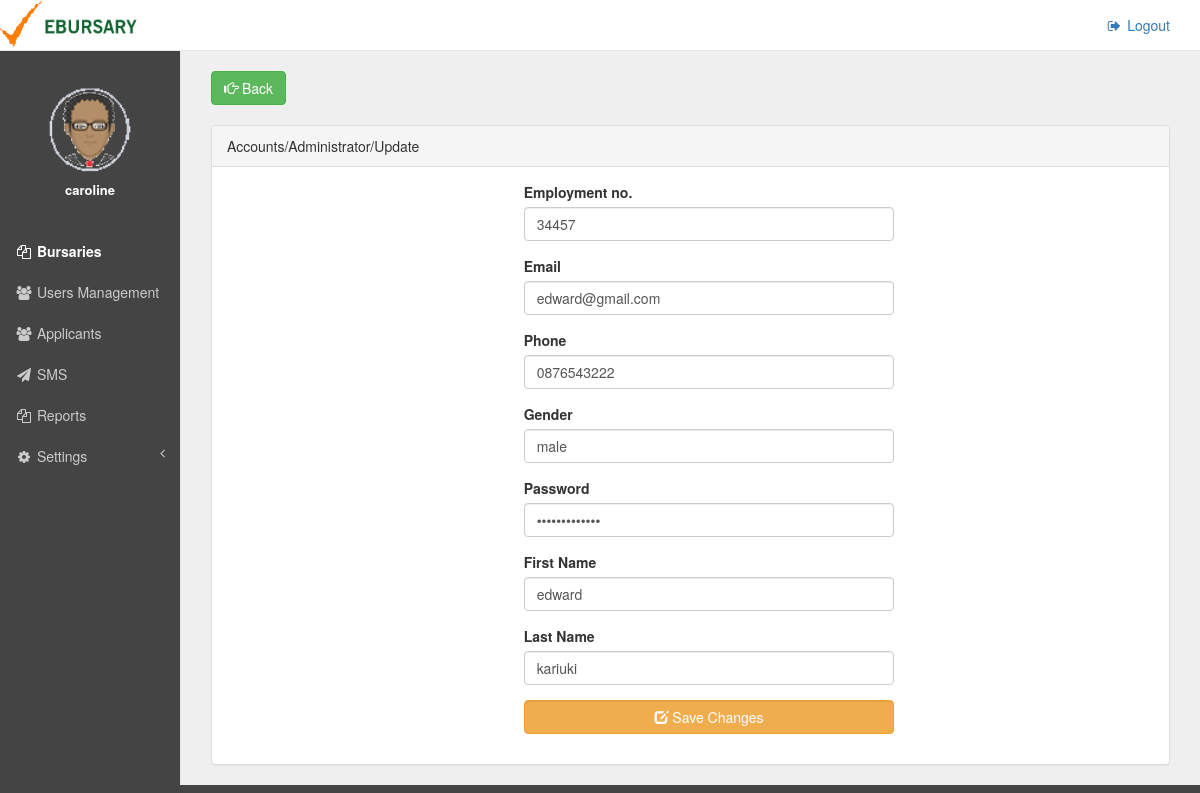
Screenshot of /edit_admin.php?id=15 (signed in) with the database file from the repository.
### tables this page shows
CREATE TABLE `users` (
  `id` int(11) NOT NULL,
  `adm` varchar(20) NOT NULL,
  `firstname` varchar(255) NOT NULL,
  `lastname` varchar(255) NOT NULL,
  `email` varchar(255) NOT NULL,
  `phone` varchar(30) NOT NULL,
  `gender` varchar(10) NOT NULL,
  `edulevel` varchar(255) NOT NULL,
  `school` varchar(255) NOT NULL,
  `bank` int(11) NOT NULL,
  `password` varchar(255) NOT NULL,
  `role` int(11) NOT NULL,
  `dob` varchar(11) NOT NULL,
  `constituency` text NOT NULL,
  `ward` text NOT NULL,
  `familystatus` text NOT NULL,
  `status` varchar(255) NOT NULL,
  `family` varchar(255) NOT NULL
);

### edit_admin.php (the view, shortened to what this page needs)
<?php
    require_once 'connect.php';
?>
<!DOCTYPE html>
<html lang="en">
<head>
    <link href="vendor/bootstrap/css/bootstrap.min.css" rel="stylesheet">
    <link href="vendor/metisMenu/metisMenu.min.css" rel="stylesheet">
    <link href="vendor/datatables-plugins/dataTables.bootstrap.css" rel="stylesheet">
    <link href="vendor/datatables-responsive/dataTables.responsive.css" rel="stylesheet">
    <link href="dist/css/sb-admin-2.css" rel="stylesheet">
    <link href="vendor/font-awesome/css/font-awesome.min.css" rel="stylesheet" type="text/css">
    <link href="css/sley.css" rel="stylesheet" type="text/css">
</head>
<body>
    <div id="wrapper">
        <nav class="navbar navbar-default navbar-static-top" role="navigation" style="margin-bottom: 0; background: #fff">
            <?php include 'header.php'?>
            <?php include 'sidebar.php'?>
        </nav>
        <div id="page-wrapper">
            <div class="row">
                <div class="col-lg-12">
                    <a class = "btn btn-success" href = "adminAcc.php"><span class = "glyphicon glyphicon-hand-right"></span> Back</a>
                    <div class="panel panel-default">
                        <div class="panel-heading">
                           Accounts/Administrator/Update
                        </div>
                        <div class="panel-body">
                            <div style = "width:40%; margin-left:32%;">
						<?php
							$q_admin = $conn->query("SELECT * FROM `users` WHERE `id` = '$_REQUEST[id]'") or die(mysqli_error($conn));
							$f_admin = $q_admin->fetch_array();
						?>
							<form method = "POST" action = "edit_admin_query.php?id=<?php echo $f_admin['id']?>">
                            <div class = "form-group">
									<label>Employment no.</label>
									<input type = "text" value = "<?php echo $f_admin['adm']?>" class = "form-control"  name = "adm"/>
								</div>
                            <div class = "form-group">
									<label>Email</label>
									<input type = "email" value = "<?php echo $f_admin['email']?>" class = "form-control"  name = "email"/>
								</div>
                                <div class = "form-group">
									<label>Phone</label>
									<input type = "text" value = "<?php echo $f_admin['phone']?>" class = "form-control"  name = "phone"/>
								</div>
                                <div class = "form-group">
									<label>Gender</label>
									<input type = "text" value = "<?php echo $f_admin['gender']?>" class = "form-control"  name = "gender"/>
								</div>
								<div class = "form-group">
									<label>Password</label>
									<input type = "password" value = "<?php echo $f_admin['password']?>" class = "form-control"  name = "password"/>
								</div>
								<div class = "form-group">
									<label>First Name</label>
									<input type = "text" value = "<?php echo $f_admin['firstname']?>" class = "form-control"  name = "firstname"/>
								</div>
                                <div class = "form-group">
                                    <label>Last Name</label>
                                    <input type = "text" value = "<?php echo $f_admin['lastname']?>" class = "form-control"  name = "lastname"/>
                                </div>
								<div class = "form-group">
									<button class = "btn btn-warning form-control" name = "update_admin"><span class = "glyphicon glyphicon-edit"></span> Save Changes</button>
								</div>
							</form>
						</div>
                        </div>
                    </div>
                </div>
            </div>
        </div>
    </div>
</body>
</html>

### css/sley.css (style rules this page uses)
#page-wrapper { background: #efefef; }

### rows the page displays
users: adm "34457", email "edward@gmail.com", phone "0876543222", gender "male", firstname "edward", lastname "kariuki"

### other values shown
$name "caroline"
